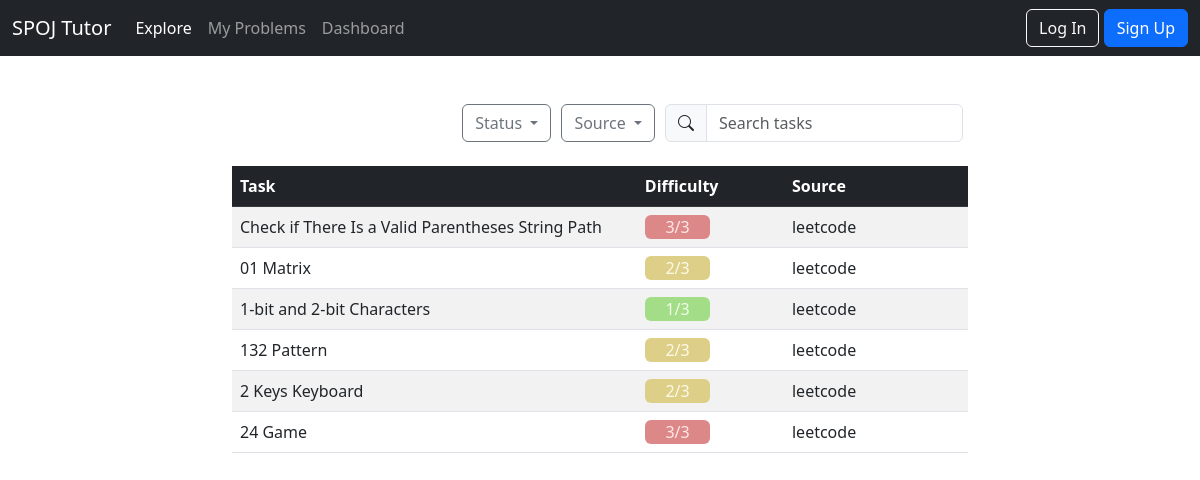
Page /tasks/ on the earlier database version.
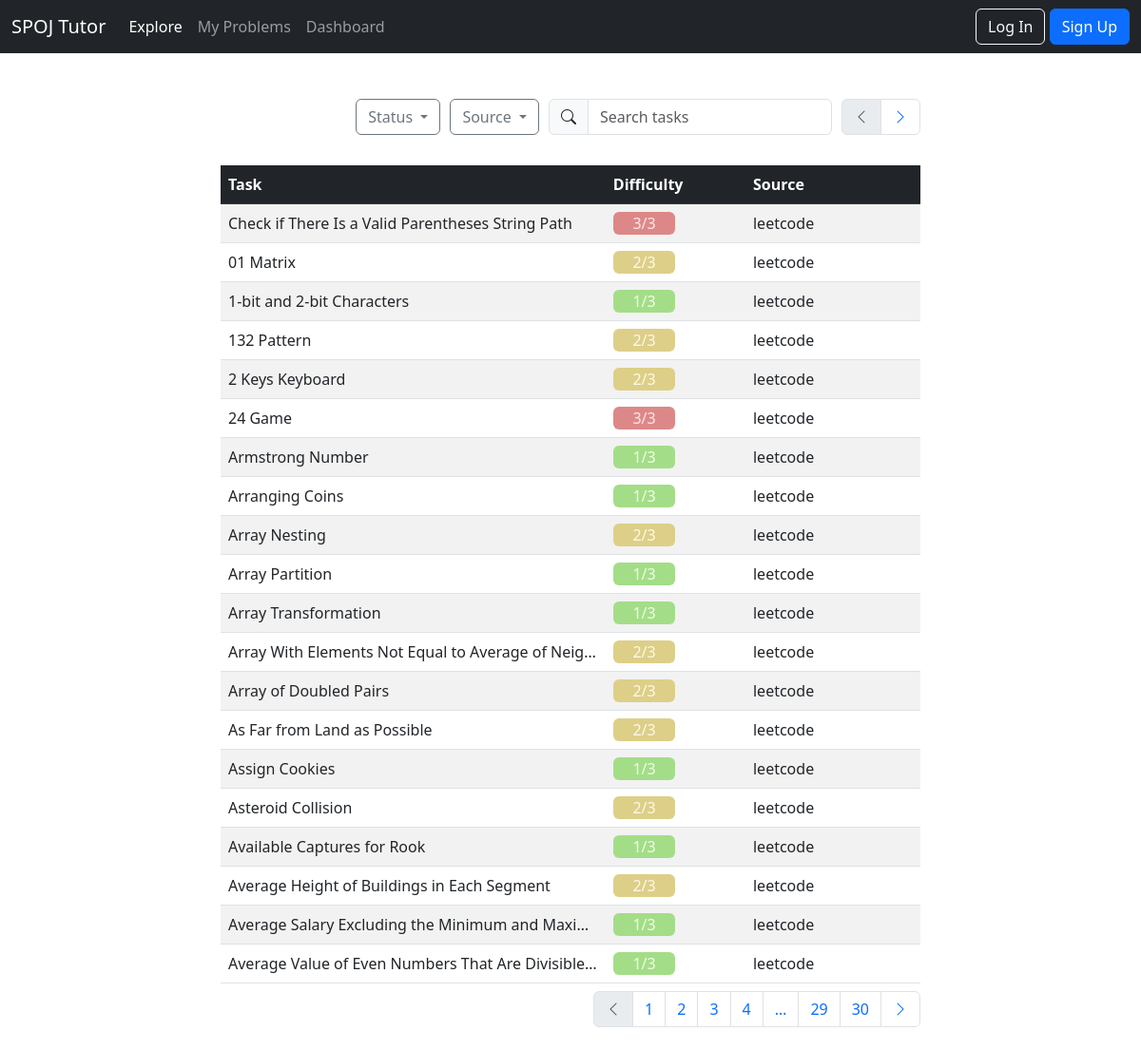
Same page on the later database version.
### tasks/models.py (models this page shows, shortened)
class Task(models.Model):
    id = models.AutoField(primary_key=True)
    difficulty = models.PositiveIntegerField()
    title = models.CharField(max_length=125)
    spoj = models.ForeignKey(Spoj, on_delete=models.CASCADE)
    class Meta:
        unique_together = ("title", "spoj")
    url = models.URLField(max_length=200, blank=True, null=True)
    solution_url = models.URLField(max_length=200, blank=True, null=True)

class Spoj(models.Model):
    name = models.CharField(max_length=255, primary_key=True)
    amount_of_difficulty_levels = models.IntegerField(null=False, blank=False)
    def __str__(self):
        return self.name

### tasks/views.py (the view)
# urls.py: path('', views.task, name='tasks'),
def task(request):
    task_list = Task.objects.all()
    spojs = Spoj.objects.all()
    queryset = task_list.order_by('title')
    page = request.GET.get('page', 1)
    paginator = Paginator(queryset, 20)
    try:
        tasks = paginator.page(page)
    except PageNotAnInteger:
        tasks = paginator.page(1)
    except EmptyPage:
        tasks = paginator.page(paginator.num_pages)
    return render(request, 'tasks/tasks.html', {'tasks': tasks, 'spojs': spojs})

### tasks/templatetags/paginator_tags.py (called while the page is built)
@register.simple_tag
def get_proper_elided_page_range(p, number, on_each_side=1, on_ends=1):
    paginator = Paginator(p.object_list, p.per_page)
    return paginator.get_elided_page_range(number=number,
                                           on_each_side=on_each_side,
                                           on_ends=on_ends)

### templates/tasks/tasks.html (shortened to what this page needs)
{% extends 'base.html' %}
{% load static %}
{% load paginator_tags %}
{% block stylesheet %}
    {{ block.super }}
    <link rel="stylesheet" href="{% static 'css/tasks.css' %}">
{% endblock stylesheet %}
{% block content %}
    <div class="row justify-content-center">
        <div class="col-lg-8 col-md-12 col-sm-12">
            {% include 'includes/table_nav.html' %}
            <table class="fixed table table-striped my-2 align-middle">
                <thead class="table-dark ">
                <tr>
                    {% if user.is_authenticated %}
                        <th style="width: 50%">Task</th>
                        <th style="width: 20%">Difficulty</th>
                        <th style="width: 20%">Source</th>
                        <th style="width: 10%">Status</th>
                    {% else %}
                        <th style="width: 55%">Task</th>
                        <th style="width: 20%">Difficulty</th>
                        <th style="width: 25%">Source</th>
                    {% endif %}
                </tr>
                </thead>
                <tbody>
                {% for task in tasks %}
                    <tr>
                        <td class="title"><a class="link" href="{% url 'single_task' task.id %}">{{ task.title }}</a>
                        </td>
                        <td>
                            <div class="diff container-lg rounded-2" id="diff">
                                {{ task.difficulty | add:1 }}/{{ task.spoj.amount_of_difficulty_levels }}
                            </div>
                        </td>
                        <td>
                            <a class="link" href={{ task.url }} target="_blank" rel="noopener noreferrer">
                                {{ task.spoj }}
                            </a>
                        </td>
                    </tr>
                {% endfor %}
                </tbody>
            </table>
            {% include 'includes/table_pagination.html' %}
        </div>
    </div>
{% endblock content %}

### templates/base.html (shortened to what this page needs)
{% load static %}
<!DOCTYPE html>
<html>
<head>
    {% block stylesheet %}
        <link rel="stylesheet" href="{% static 'css/bootstrap.min.css' %}">
        <link href="{% static 'css/bootstrap-icons.css' %}" rel="stylesheet">
    {% endblock stylesheet %}
</head>
<body>
{% block body %}
    {% block nav %}
        <nav class="navbar sticky-top navbar-expand-lg bg-dark" data-bs-theme="dark">
            <div class="container-fluid">
                <a class="navbar-brand" href="#">SPOJ Tutor</a>
                <div class="collapse navbar-collapse" id="navbarNavDropdown">
                    <ul class="navbar-nav me-auto mb-2 mb-lg-0">
                        {% block navbar_items %}
                            <li class="nav-item">
                                <a class="nav-link active" aria-current="page" href="{% url 'tasks' %}">Explore</a>
                            </li>
                            <li class="nav-item">
                                <a class="nav-link" href="#">My Problems</a>
                            </li>
                            <li class="nav-item">
                                <a class="nav-link" href="#">Dashboard</a>
                            </li>
                        {% endblock navbar_items %}
                    </ul>
                    {% if user.is_authenticated %}
                        <div class="navbar-text dropdown">
                            <a class="nav-link dropdown-toggle" href="#" role="button" data-bs-toggle="dropdown"
                               aria-expanded="false">
                                {{ user.username }}
                            </a>
                            <ul class="dropdown-menu dropdown-menu-end">
                                <li><a class="dropdown-item" href="#">My account</a></li>
                                <li><a class="dropdown-item" href="{% url 'password_change' %}">Change password</a></li>
                                <div class="dropdown-divider"></div>
                                <li><a class="dropdown-item" href="{% url 'logout' %}">Log out</a></li>
                            </ul>
                        </div>
                    {% else %}
                        <form class="form-inline">
                            <a href="{% url 'login' %}" class="btn btn-outline-light">Log In</a>
                            <a href="{% url 'signup' %}" class="btn btn-primary">Sign Up</a>
                        </form>
                    {% endif %}
                </div>
            </div>
        </nav>
    {% endblock nav %}
    <div class="container mx-auto mt-5">
        {% block content %}
        {% endblock %}
    </div>
{% endblock body %}
</body>
</html>

### templates/includes/table_nav.html (shortened to what this page needs)
{% load paginator_tags %}
<div class="container text-center gx-0">
    <div class="d-flex justify-content-end">
        <div class="row-element">
            <div class="input-group mb-3">
                <button class="btn btn-outline-secondary dropdown-toggle" type="button" data-bs-toggle="dropdown"
                        aria-expanded="false">Status
                </button>
            </div>
        </div>
        <div class="row-element">
            <div class="input-group mb-3">
                <button class="btn btn-outline-secondary dropdown-toggle" type="button" data-bs-toggle="dropdown"
                        aria-expanded="false">Source
                </button>
            </div>
        </div>
        <div class="row-element">
            <div class="input-group">
                <label class="input-group-text"><i class="bi bi-search icon-grey"></i></label>
                <input type="text" class="form-control" placeholder="Search tasks"
                       aria-label="Example text with button addon"
                       aria-describedby="button-addon1">
            </div>
        </div>
        {% if tasks.has_other_pages %}
            <div class="row-element-last-right">
                <nav aria-label="Topics pagination" class="mb-4">
                    <ul class="pagination">
                        {% if tasks.has_previous %}
                            <li class="page-item">
                                <a class="page-link" href="?page={{ tasks.previous_page_number }}"><i
                                        class="bi bi-chevron-left"></i></a>
                            </li>
                        {% else %}
                            <li class="page-item disabled">
                                <span class="page-link"><i class="bi bi-chevron-left"></i></span>
                            </li>
                        {% endif %}
                        {% if tasks.has_next %}
                            <li class="page-item">
                                <a class="page-link" href="?page={{ tasks.next_page_number }}"> <i
                                        class="bi bi-chevron-right"></i></i> </a>
                            </li>
                        {% else %}
                            <li class="page-item disabled">
                                <span class="page-link"> <i class="bi bi-chevron-right"></i> </span>
                            </li>
                        {% endif %}
                    </ul>
                </nav>
            </div>
        {% endif %}
    </div>
</div>

### templates/includes/table_pagination.html (shortened to what this page needs)
{% load paginator_tags %}
{% load static %}
{% if tasks.has_other_pages %}
    <nav aria-label="Tasks pagination" class="mb-4">
        <ul class="pagination justify-content-end">
            {% if tasks.has_previous %}
                <li class="page-item">
                    <a class="page-link" href="?page={{ page_obj.previous_page_number }}"><i
                            class="bi bi-chevron-left"></i></a>
                </li>
            {% else %}
                <li class="page-item disabled">
                    <span class="page-link"><i class="bi bi-chevron-left"></i></span>
                </li>
            {% endif %}
            {% for i in tasks.paginator.get_elided_page_range %}
                {% if page_obj.number == i %}
                    <li class="active page-item">
                        <span class="page-link">{{ i }}</span>
                    </li>
                {% else %}
                    {% if i == paginator.ELLIPSIS %}
                        <li class="page-item">
                            <span class="page-link">{{ paginator.ELLIPSIS }}</span>
                        </li>
                    {% else %}
                        <li class="page-item">
                            <a class="page-link" href="?page={{ i }}">{{ i }}</a>
                        </li>
                    {% endif %}
                {% endif %}
            {% endfor %}
            {% if tasks.has_next %}
                <li class="page-item">
                    <a class="page-link" href="?page={{ page_obj.next_page_number }}"><i
                            class="bi bi-chevron-right"></i></a>
                </li>
            {% else %}
                <li class="page-item disabled">
                    <span class="page-link"><i class="bi bi-chevron-right"></i></span>
                </li>
            {% endif %}
        </ul>
    </nav>
{% endif %}

### static/css/tasks.css (style rules this page uses)
.diff { width: 50%; height: auto; text-align: center; float: left; }
.fixed { table-layout: fixed; }
.title { overflow: hidden; white-space: nowrap; text-overflow: ellipsis; }
.link { color: #212529; text-decoration: none; }
.icon-grey { color: #212529; }
.row-element { margin: 0 5px 0 5px; }
.row-element-last-right { margin-left: 5px; }

Differences in the rows shown:
added Task: title "Armstrong Number", difficulty|add "1", spoj.amount_of_difficulty_levels "3", spoj "leetcode"
added Task: title "Arranging Coins", difficulty|add "1", spoj.amount_of_difficulty_levels "3", spoj "leetcode"
added Task: title "Array Nesting", difficulty|add "2", spoj.amount_of_difficulty_levels "3", spoj "leetcode"
added Task: title "Array Partition", difficulty|add "1", spoj.amount_of_difficulty_levels "3", spoj "leetcode"
added Task: title "Array Transformation", difficulty|add "1", spoj.amount_of_difficulty_levels "3", spoj "leetcode"
added Task: title "Array With Elements Not Equal to Average of Neig…", difficulty|add "2", spoj.amount_of_difficulty_levels "3", spoj "leetcode"
added Task: title "Array of Doubled Pairs", difficulty|add "2", spoj.amount_of_difficulty_levels "3", spoj "leetcode"
added Task: title "As Far from Land as Possible", difficulty|add "2", spoj.amount_of_difficulty_levels "3", spoj "leetcode"
added Task: title "Assign Cookies", difficulty|add "1", spoj.amount_of_difficulty_levels "3", spoj "leetcode"
added Task: title "Asteroid Collision", difficulty|add "2", spoj.amount_of_difficulty_levels "3", spoj "leetcode"
added Task: title "Available Captures for Rook", difficulty|add "1", spoj.amount_of_difficulty_levels "3", spoj "leetcode"
added Task: title "Average Height of Buildings in Each Segment", difficulty|add "2", spoj.amount_of_difficulty_levels "3", spoj "leetcode"
added Task: title "Average Salary Excluding the Minimum and Maxi…", difficulty|add "1", spoj.amount_of_difficulty_levels "3", spoj "leetcode"
added Task: title "Average Value of Even Numbers That Are Divisible…", difficulty|add "1", spoj.amount_of_difficulty_levels "3", spoj "leetcode"
Other differences:
new list line: "1"
new list line: "2"
new list line: "3"
new list line: "4"
new list line: "29"
new list line: "30"
